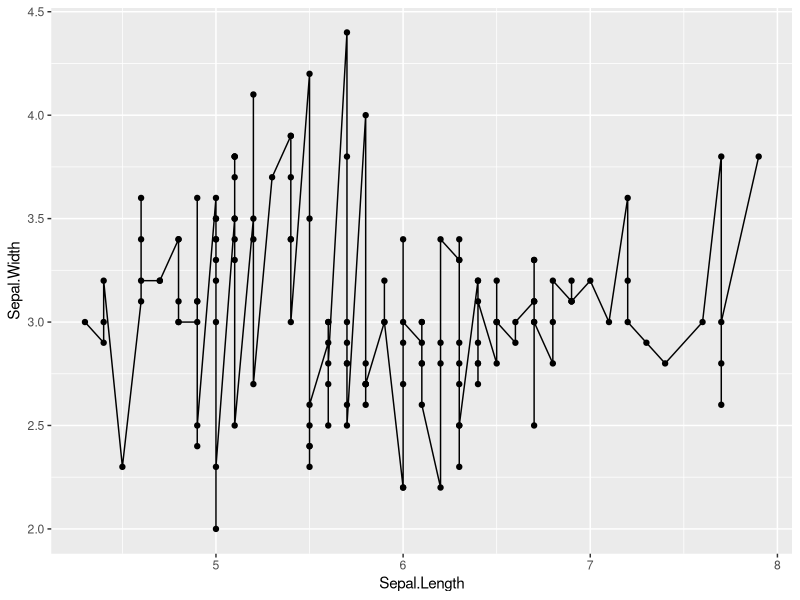

Write R code to recreate this figure.
## ---- chunk 1
library(ggplot2)
ggplot(iris, aes(Sepal.Length, Sepal.Width)) +
  geom_point() +
  geom_line()
